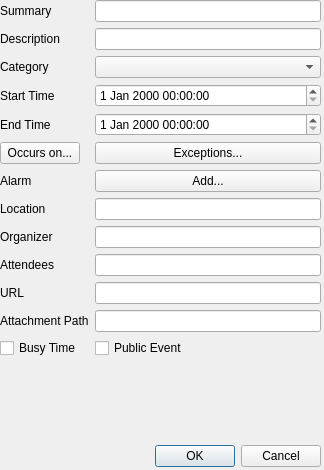
<?xml version="1.0" encoding="UTF-8"?>
<ui version="4.0">
 <class>EditEvent</class>
 <widget class="QDialog" name="EditEvent">
  <property name="geometry">
   <rect>
    <x>0</x>
    <y>0</y>
    <width>324</width>
    <height>470</height>
   </rect>
  </property>
  <property name="windowTitle">
   <string>Dialog</string>
  </property>
  <widget class="QDialogButtonBox" name="buttonBox">
   <property name="geometry">
    <rect>
     <x>-20</x>
     <y>440</y>
     <width>341</width>
     <height>32</height>
    </rect>
   </property>
   <property name="orientation">
    <enum>Qt::Horizontal</enum>
   </property>
   <property name="standardButtons">
    <set>QDialogButtonBox::Cancel|QDialogButtonBox::Ok</set>
   </property>
  </widget>
  <widget class="QWidget" name="formLayoutWidget">
   <property name="geometry">
    <rect>
     <x>0</x>
     <y>0</y>
     <width>321</width>
     <height>441</height>
    </rect>
   </property>
   <layout class="QFormLayout" name="formLayout">
    <property name="fieldGrowthPolicy">
     <enum>QFormLayout::AllNonFixedFieldsGrow</enum>
    </property>
    <item row="0" column="0">
     <widget class="QLabel" name="SummaryLabel">
      <property name="text">
       <string>Summary</string>
      </property>
     </widget>
    </item>
    <item row="0" column="1">
     <widget class="QLineEdit" name="SummaryEdit"/>
    </item>
    <item row="1" column="0">
     <widget class="QLabel" name="DescriptionLabel">
      <property name="text">
       <string>Description</string>
      </property>
     </widget>
    </item>
    <item row="1" column="1">
     <widget class="QLineEdit" name="DescriptionEdit"/>
    </item>
    <item row="2" column="0">
     <widget class="QLabel" name="CategoryLabel">
      <property name="text">
       <string>Category</string>
      </property>
     </widget>
    </item>
    <item row="2" column="1">
     <widget class="QComboBox" name="CategoryBox"/>
    </item>
    <item row="3" column="0">
     <widget class="QLabel" name="StartLabel">
      <property name="text">
       <string>Start Time</string>
      </property>
     </widget>
    </item>
    <item row="3" column="1">
     <widget class="QDateTimeEdit" name="StartTimeEdit"/>
    </item>
    <item row="4" column="0">
     <widget class="QLabel" name="EndLabel">
      <property name="text">
       <string>End Time</string>
      </property>
     </widget>
    </item>
    <item row="4" column="1">
     <widget class="QDateTimeEdit" name="EndTimeEdit"/>
    </item>
    <item row="5" column="0">
     <widget class="QPushButton" name="recurButton">
      <property name="text">
       <string>Occurs on...</string>
      </property>
     </widget>
    </item>
    <item row="5" column="1">
     <widget class="QPushButton" name="exceptButton">
      <property name="text">
       <string>Exceptions...</string>
      </property>
     </widget>
    </item>
    <item row="6" column="0">
     <widget class="QLabel" name="AlarmLabel">
      <property name="text">
       <string>Alarm</string>
      </property>
     </widget>
    </item>
    <item row="6" column="1">
     <widget class="QPushButton" name="addAlarmButton">
      <property name="text">
       <string>Add...</string>
      </property>
     </widget>
    </item>
    <item row="7" column="0">
     <widget class="QLabel" name="LocationLabel">
      <property name="text">
       <string>Location</string>
      </property>
     </widget>
    </item>
    <item row="7" column="1">
     <widget class="QLineEdit" name="LocationEdit"/>
    </item>
    <item row="8" column="0">
     <widget class="QLabel" name="OrganizerLabel">
      <property name="text">
       <string>Organizer</string>
      </property>
     </widget>
    </item>
    <item row="8" column="1">
     <widget class="QLineEdit" name="OrganizerEdit"/>
    </item>
    <item row="9" column="0">
     <widget class="QLabel" name="AttendLabel">
      <property name="text">
       <string>Attendees</string>
      </property>
     </widget>
    </item>
    <item row="9" column="1">
     <widget class="QLineEdit" name="AttendEdit"/>
    </item>
    <item row="10" column="0">
     <widget class="QLabel" name="UrlLabel">
      <property name="text">
       <string>URL</string>
      </property>
     </widget>
    </item>
    <item row="10" column="1">
     <widget class="QLineEdit" name="UrlEdit">
      <property name="inputMethodHints">
       <set>Qt::ImhUrlCharactersOnly</set>
      </property>
     </widget>
    </item>
    <item row="11" column="0">
     <widget class="QLabel" name="AttachLabel">
      <property name="text">
       <string>Attachment Path</string>
      </property>
     </widget>
    </item>
    <item row="11" column="1">
     <widget class="QLineEdit" name="AttachEdit">
      <property name="inputMethodHints">
       <set>Qt::ImhUrlCharactersOnly</set>
      </property>
     </widget>
    </item>
    <item row="12" column="0">
     <widget class="QCheckBox" name="BusyTimeBox">
      <property name="text">
       <string>Busy Time</string>
      </property>
     </widget>
    </item>
    <item row="12" column="1">
     <widget class="QCheckBox" name="PublicBox">
      <property name="text">
       <string>Public Event</string>
      </property>
     </widget>
    </item>
   </layout>
  </widget>
 </widget>
 <resources/>
 <connections>
  <connection>
   <sender>buttonBox</sender>
   <signal>accepted()</signal>
   <receiver>EditEvent</receiver>
   <slot>accept()</slot>
   <hints>
    <hint type="sourcelabel">
     <x>248</x>
     <y>254</y>
    </hint>
    <hint type="destinationlabel">
     <x>157</x>
     <y>274</y>
    </hint>
   </hints>
  </connection>
  <connection>
   <sender>buttonBox</sender>
   <signal>rejected()</signal>
   <receiver>EditEvent</receiver>
   <slot>reject()</slot>
   <hints>
    <hint type="sourcelabel">
     <x>316</x>
     <y>260</y>
    </hint>
    <hint type="destinationlabel">
     <x>286</x>
     <y>274</y>
    </hint>
   </hints>
  </connection>
 </connections>
</ui>
